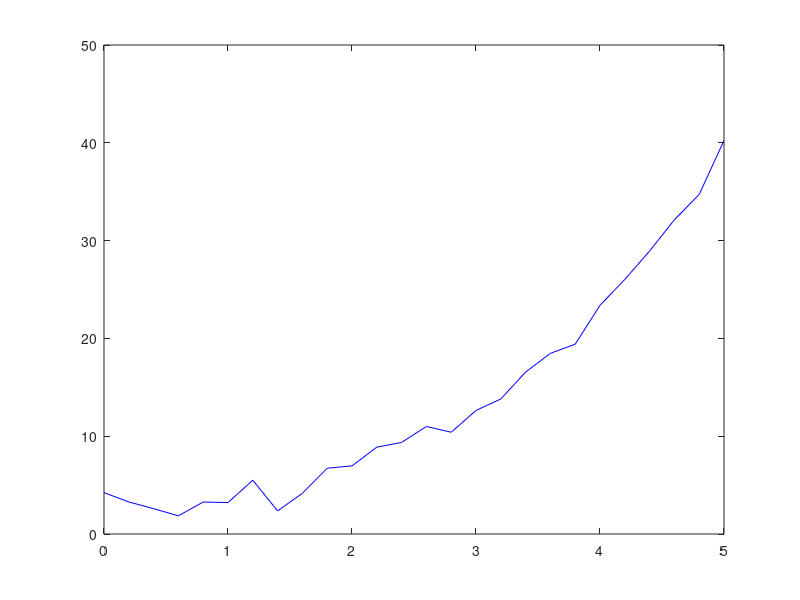
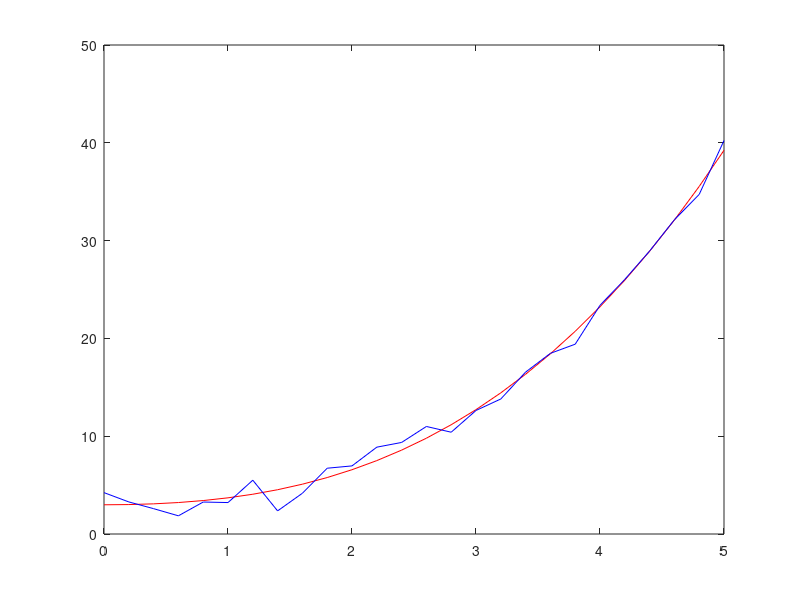

Recreate these plots in MATLAB, in order.
close all
x=0:0.2:5;
N=length(x);
y=(0.2*x.^3+0.5*x.^2+3)+randn(1,N);
figure
plot(x,y,'-b');
%%
Phi=[[x.^3]' [x.^2]' ones(N,1)];
Y=y';
theta=Phi\Y;            %\ division izquierda, 
Yest=theta(1)*x.^3+theta(2)*x.^2+theta(3);
figure
plot(x,Yest,'-r'); hold on
plot(x,y,'-b'); hold on
